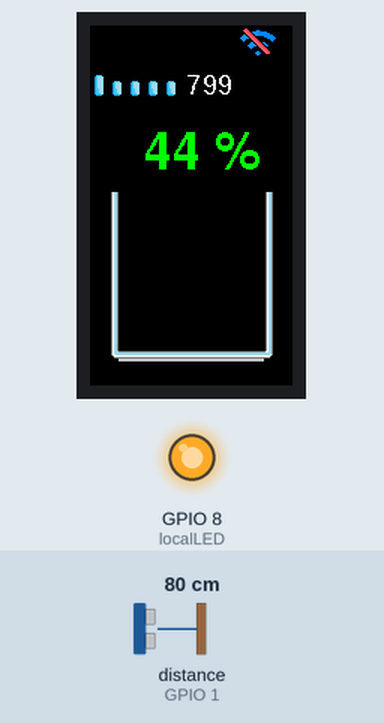
Simulated run of this sketch. Board: ESP32-S3. On the bench: 135×240 colour display, output pins drawn as LEDs (lit = HIGH). Wiring (inferred from the names in the program): ultrasonic range finder: trigger GPIO 0; echo GPIO 1. The inputs (shaded band) are chosen by the test bench; at power-on: distance to the obstacle (sensor on GPIO 1) 80 cm. The echo pulse lasts 58.3 µs per cm; WiFi joins after 1.5 s; servers stay silent unless stated; pins used as bus, display or sensor lines are not drawn.

Above: at 1.4 s.
1.5 s: distance to the obstacle (sensor on GPIO 1) set to 2 cm
At 3.0 s:
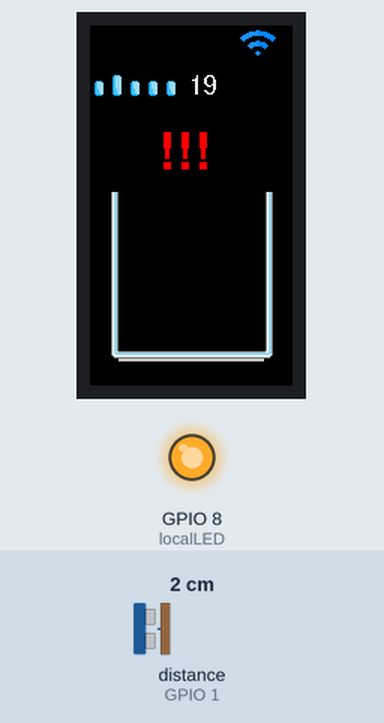
7.5 s: distance to the obstacle (sensor on GPIO 1) set to 4 cm
At 9.7 s:
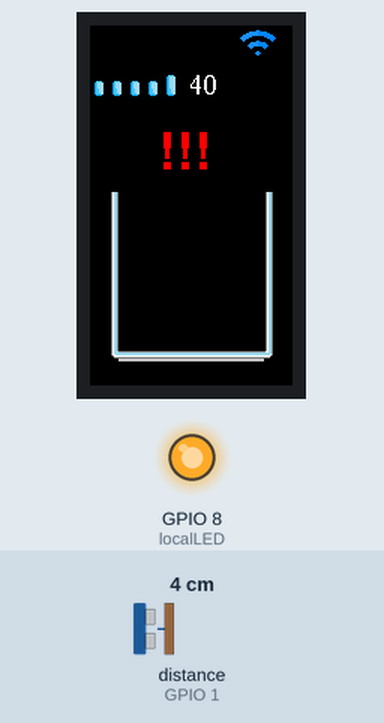
11.8 s: distance to the obstacle (sensor on GPIO 1) set to 9 cm
At 13.4 s:
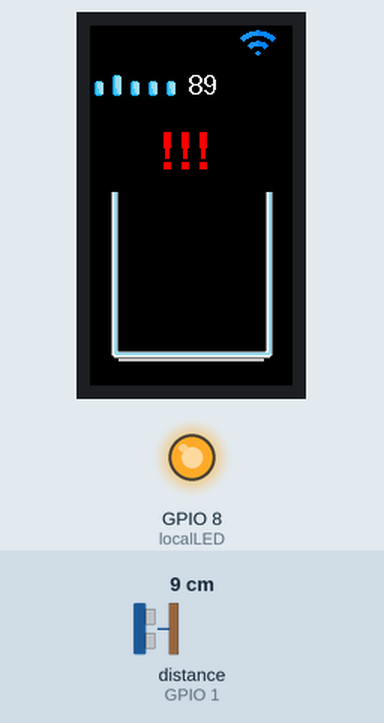
Timing chart, 0 to 14.9 s (numbered marks = the images above; inputs shaded):
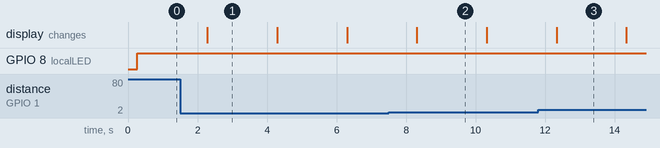

The sketch:

water_meter.ino
```cpp
#include <WiFi.h>
#include <Adafruit_GFX.h>
#include <Adafruit_ST7789.h>
#include <Fonts/FreeSans9pt7b.h>
#include <Fonts/FreeSansBold18pt7b.h>
#include <data.h>

#define TFT_MOSI 6
#define TFT_SCLK 4
#define TFT_CS   10
#define TFT_DC   2
#define TFT_RST  3

const char* ssid = "<SSID>";
const char* pass = "<password>";
const int levMin = 1150;
const int levMax = 340;
const int levMaxDiff = 80;

int localLED = 8;
int trig = 0;
int echo = 1;
int lastLevel = 0;
const int range = levMin - levMax;
String header;

Adafruit_ST7789 tft = Adafruit_ST7789(TFT_CS, TFT_DC, TFT_RST);
WiFiServer server(80);

void setup() {
  pinMode(localLED, OUTPUT);
  pinMode(trig, OUTPUT);
  pinMode(echo, INPUT);

  tft.init(135, 240, SPI_MODE3);
  tft.fillScreen(ST77XX_BLACK);

  tft.setTextColor(ST77XX_WHITE, ST77XX_BLACK);
  tft.setFont(&FreeSans9pt7b);
  tft.setTextSize(1);

  WiFi.begin(ssid, pass);

  /*
  while (WiFi.status() != WL_CONNECTED) {
    delay(500);
  }
  server.begin();*/

  tft.drawRGBBitmap(0, 85, bitmap_tank, 135, 150);
}

void loop() {
  long t, s;
  digitalWrite(trig, LOW);
  delayMicroseconds(5);
  digitalWrite(trig, HIGH);
  delayMicroseconds(10);
  digitalWrite(trig, LOW);
  t = pulseIn(echo, HIGH);
  s = (t/2) * 0.343;

  char pers[20] = "  0 %";
  int level = 0;
  int perColor = ST77XX_GREEN;
  if (s > levMin) {
    level = 0;
    sprintf(pers, "  0 %%", level);
  }
  else if (s < levMax) {
    level = 100;
    sprintf(pers, "100 %%", level);
    if (s < levMax - levMaxDiff) {
      level = 101;
      sprintf(pers, "  !!!");
      perColor = ST77XX_RED;
    }
  }
  else {
    level = 100 - (s - levMax) * 100 / range;
    sprintf(pers, "%3i %%", level);
  }

  char dist[15] = " ???";
  sprintf(dist, " %i", s);

  tft.setTextColor(ST77XX_WHITE, ST77XX_BLACK);
  tft.setFont(&FreeSans9pt7b);

  tft.setCursor(5, 15);
  if (WiFi.status() == WL_CONNECTED) {
    server.begin();
    tft.drawRGBBitmap(100, 0, bitmap_wifi_on, 24, 24);
  }
  else {
    tft.drawRGBBitmap(100, 0, bitmap_wifi_off, 24, 24);
  }

  tft.setTextColor(ST77XX_WHITE, ST77XX_BLACK);
  tft.fillRect(60, 25, 75, 30, ST77XX_BLACK);
  tft.setCursor(60, 45);
  tft.println(dist);
  switch (acount) {
    case 0:
      tft.drawRGBBitmap(0, 30, bitmap_wave1, 60, 20);
      break;
    case 1:
      tft.drawRGBBitmap(0, 30, bitmap_wave2, 60, 20);
      break;
    case 2:
      tft.drawRGBBitmap(0, 30, bitmap_wave3, 60, 20);
      break;
    case 3:
      tft.drawRGBBitmap(0, 30, bitmap_wave4, 60, 20);
      break;
    case 4:
      tft.drawRGBBitmap(0, 30, bitmap_wave5, 60, 20);
      break;
  }
  acount = acount + 1;
  if (acount == 5) {
    acount = 0;
  }

  if (lastLevel != level) {
    tft.setFont(&FreeSansBold18pt7b);
    tft.setTextColor(perColor, ST77XX_BLACK);
    tft.fillRect(0, 55, 135, 50, ST77XX_BLACK);
    tft.setCursor(25, 95);
    tft.println(pers);

    tft.fillRect(25, 210, 87, -100, ST77XX_BLACK);
    if (level == 101) {
      tft.fillRect(25, 210, 87, -100, ST77XX_RED);
    }
    else if (level >= 0) {
      tft.fillRect(25, 210, 87, level * -1, ST77XX_BLUE);
    }
    lastLevel = level;
  }

  digitalWrite(localLED, HIGH);
  WiFiClient client = server.available();

  if (client) {
    String currentLine = "";
    digitalWrite(localLED, LOW);
    while (client.connected()) {
      if (client.available()) {
        char c = client.read();
        header += c;
        if (c == '\n') {
          if (currentLine.length() == 0) {
            client.println("HTTP/1.1 200 OK");
            client.println("Content-type:text/plain");
            client.println("Connection: close");
            client.println();

            char resp[20];
            sprintf(resp, "%i", level);
            client.println(resp);
            client.println();
            break;
          }
          else {
            currentLine = "";
          }
        }
        else if (c != '\r') {
          currentLine += c;
        }
      }
    }
    header = "";
    client.stop();
    delay(1000);
    digitalWrite(localLED, HIGH);
  }

  delay(2000);
}
```

Source omitted: data.h (data table, 223480 bytes)

Measured:
- after the input at 1.5 s, the display: changes after 0.78 s (image 1)
- what the display in image 1 shows lasts 2.0 s, from 2.3 s to 4.3 s
